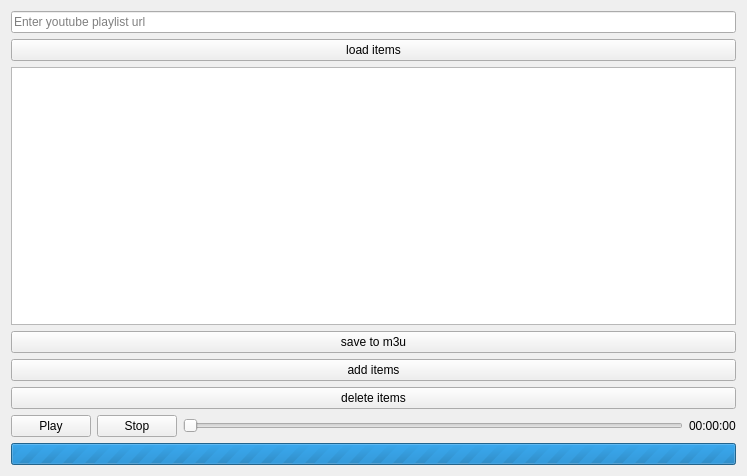
<?xml version="1.0" encoding="UTF-8"?>
<ui version="4.0">
 <class>Form</class>
 <widget class="QWidget" name="Form">
  <property name="geometry">
   <rect>
    <x>0</x>
    <y>0</y>
    <width>747</width>
    <height>476</height>
   </rect>
  </property>
  <property name="windowTitle">
   <string>Form</string>
  </property>
  <layout class="QGridLayout" name="gridLayout">
   <item row="6" column="0">
    <layout class="QHBoxLayout" name="horizontalLayout">
     <item>
      <widget class="QPushButton" name="pushButton_6">
       <property name="text">
        <string>Play</string>
       </property>
       <property name="icon">
        <iconset>
         <normaloff>../../static/icon/3319145-200.png</normaloff>../../static/icon/3319145-200.png</iconset>
       </property>
      </widget>
     </item>
     <item>
      <widget class="QPushButton" name="pushButton_5">
       <property name="text">
        <string>Stop</string>
       </property>
       <property name="icon">
        <iconset>
         <normaloff>../../static/icon/x-mark-4-48.ico</normaloff>../../static/icon/x-mark-4-48.ico</iconset>
       </property>
      </widget>
     </item>
     <item>
      <widget class="QSlider" name="horizontalSlider">
       <property name="orientation">
        <enum>Qt::Horizontal</enum>
       </property>
      </widget>
     </item>
     <item>
      <widget class="QLabel" name="labelTimer">
       <property name="text">
        <string>00:00:00</string>
       </property>
      </widget>
     </item>
    </layout>
   </item>
   <item row="4" column="0">
    <widget class="QPushButton" name="pushButton_3">
     <property name="text">
      <string>add items</string>
     </property>
    </widget>
   </item>
   <item row="5" column="0">
    <widget class="QPushButton" name="pushButton_4">
     <property name="text">
      <string>delete items</string>
     </property>
    </widget>
   </item>
   <item row="3" column="0">
    <widget class="QPushButton" name="pushButton_2">
     <property name="text">
      <string>save to m3u</string>
     </property>
    </widget>
   </item>
   <item row="1" column="0">
    <widget class="QPushButton" name="pushButton">
     <property name="text">
      <string>load items</string>
     </property>
    </widget>
   </item>
   <item row="2" column="0">
    <widget class="QListWidget" name="listWidget">
     <property name="dragDropOverwriteMode">
      <bool>false</bool>
     </property>
     <property name="dragDropMode">
      <enum>QAbstractItemView::InternalMove</enum>
     </property>
     <property name="selectionMode">
      <enum>QAbstractItemView::MultiSelection</enum>
     </property>
    </widget>
   </item>
   <item row="0" column="0">
    <widget class="QLineEdit" name="lineEdit">
     <property name="placeholderText">
      <string>Enter youtube playlist url</string>
     </property>
    </widget>
   </item>
   <item row="7" column="0">
    <widget class="QProgressBar" name="progressBar">
     <property name="enabled">
      <bool>true</bool>
     </property>
     <property name="maximum">
      <number>0</number>
     </property>
     <property name="value">
      <number>-1</number>
     </property>
     <property name="textVisible">
      <bool>false</bool>
     </property>
    </widget>
   </item>
  </layout>
 </widget>
 <resources>
  <include location="../../static/resource.qrc"/>
 </resources>
 <connections/>
</ui>
